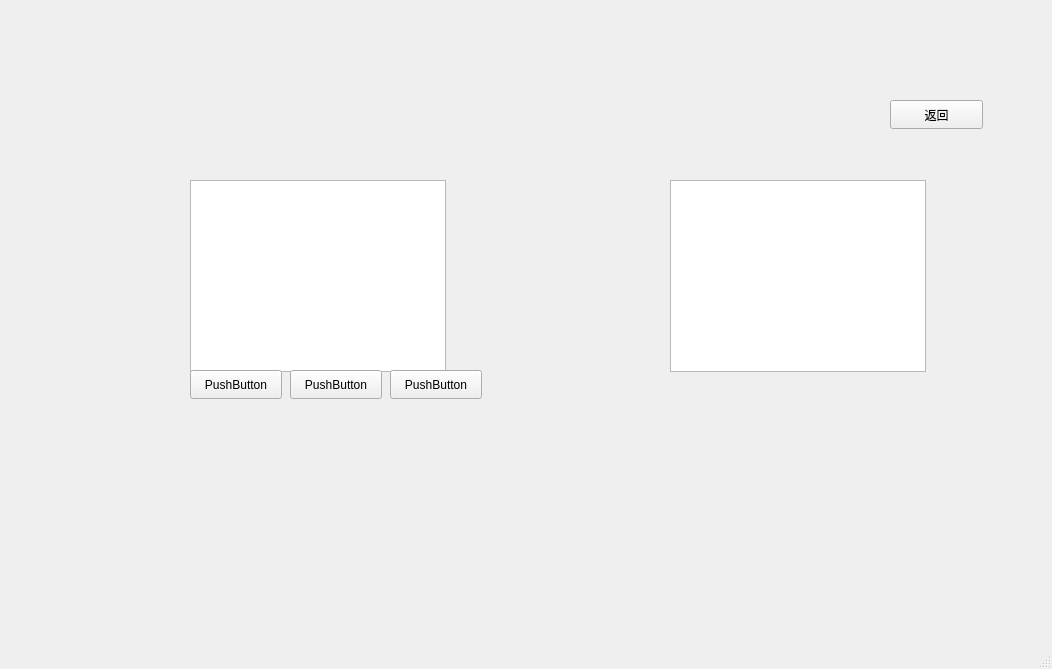
<?xml version="1.0" encoding="UTF-8"?>
<ui version="4.0">
 <class>MyMain_win</class>
 <widget class="QMainWindow" name="MyMain_win">
  <property name="geometry">
   <rect>
    <x>0</x>
    <y>0</y>
    <width>1052</width>
    <height>669</height>
   </rect>
  </property>
  <property name="windowTitle">
   <string>MainWindow</string>
  </property>
  <widget class="QWidget" name="centralwidget">
   <widget class="QStackedWidget" name="stackedWidget">
    <property name="geometry">
     <rect>
      <x>40</x>
      <y>40</y>
      <width>1000</width>
      <height>560</height>
     </rect>
    </property>
    <property name="minimumSize">
     <size>
      <width>1000</width>
      <height>560</height>
     </size>
    </property>
    <property name="maximumSize">
     <size>
      <width>1000</width>
      <height>560</height>
     </size>
    </property>
    <property name="currentIndex">
     <number>2</number>
    </property>
    <widget class="QWidget" name="main_page">
     <property name="minimumSize">
      <size>
       <width>1000</width>
       <height>560</height>
      </size>
     </property>
     <property name="maximumSize">
      <size>
       <width>1000</width>
       <height>560</height>
      </size>
     </property>
     <widget class="QWidget" name="layoutWidget">
      <property name="geometry">
       <rect>
        <x>50</x>
        <y>20</y>
        <width>881</width>
        <height>361</height>
       </rect>
      </property>
      <layout class="QVBoxLayout" name="MainLayout">
       <item>
        <widget class="QLabel" name="Title_label">
         <property name="minimumSize">
          <size>
           <width>435</width>
           <height>141</height>
          </size>
         </property>
         <property name="maximumSize">
          <size>
           <width>888</width>
           <height>141</height>
          </size>
         </property>
         <property name="font">
          <font>
           <family>Myanmar Text</family>
           <pointsize>20</pointsize>
           <italic>false</italic>
           <bold>false</bold>
           <strikeout>false</strikeout>
          </font>
         </property>
         <property name="styleSheet">
          <string notr="true">font: 20pt &quot;Myanmar Text&quot;;</string>
         </property>
         <property name="text">
          <string notr="true">交通咨询系统</string>
         </property>
         <property name="alignment">
          <set>Qt::AlignCenter</set>
         </property>
        </widget>
       </item>
       <item>
        <layout class="QHBoxLayout" name="MainChoice_Layout">
         <item>
          <widget class="QPushButton" name="PathChoose_pushButton">
           <property name="styleSheet">
            <string notr="true">/*按钮普通态*/
QPushButton
{
    /*字体为微软雅黑*/
    font-family:Microsoft Yahei;
    /*字体大小为20点*/
    font-size:20pt;
    /*字体颜色为白色*/    
    color:white;
    /*背景颜色*/  
    background-color:rgb(14 , 150 , 254);
    /*边框圆角半径为8像素*/ 
    border-radius:8px;
}

/*按钮停留态*/
QPushButton:hover
{
    /*背景颜色*/  
    background-color:rgb(44 , 137 , 255);
}

/*按钮按下态*/
QPushButton:pressed
{
    /*背景颜色*/  
    background-color:rgb(14 , 135 , 228);
    /*左内边距为3像素，让按下时字向右移动3像素*/  
    padding-left:3px;
    /*上内边距为3像素，让按下时字向下移动3像素*/  
    padding-top:3px;
}
</string>
           </property>
           <property name="text">
            <string>路径选择</string>
           </property>
          </widget>
         </item>
         <item>
          <widget class="QPushButton" name="PathCheck_pushButton">
           <property name="styleSheet">
            <string notr="true">/*按钮普通态*/
QPushButton
{
    /*字体为微软雅黑*/
    font-family:Microsoft Yahei;
    /*字体大小为20点*/
    font-size:20pt;
    /*字体颜色为白色*/    
    color:white;
    /*背景颜色*/  
    background-color:rgb(14 , 150 , 254);
    /*边框圆角半径为8像素*/ 
    border-radius:8px;
}

/*按钮停留态*/
QPushButton:hover
{
    /*背景颜色*/  
    background-color:rgb(44 , 137 , 255);
}

/*按钮按下态*/
QPushButton:pressed
{
    /*背景颜色*/  
    background-color:rgb(14 , 135 , 228);
    /*左内边距为3像素，让按下时字向右移动3像素*/  
    padding-left:3px;
    /*上内边距为3像素，让按下时字向下移动3像素*/  
    padding-top:3px;
}
</string>
           </property>
           <property name="text">
            <string>车次信息</string>
           </property>
          </widget>
         </item>
         <item>
          <widget class="QPushButton" name="CityCheck_pushButton">
           <property name="styleSheet">
            <string notr="true">/*按钮普通态*/
QPushButton
{
    /*字体为微软雅黑*/
    font-family:Microsoft Yahei;
    /*字体大小为20点*/
    font-size:20pt;
    /*字体颜色为白色*/    
    color:white;
    /*背景颜色*/  
    background-color:rgb(14 , 150 , 254);
    /*边框圆角半径为8像素*/ 
    border-radius:8px;
}

/*按钮停留态*/
QPushButton:hover
{
    /*背景颜色*/  
    background-color:rgb(44 , 137 , 255);
}

/*按钮按下态*/
QPushButton:pressed
{
    /*背景颜色*/  
    background-color:rgb(14 , 135 , 228);
    /*左内边距为3像素，让按下时字向右移动3像素*/  
    padding-left:3px;
    /*上内边距为3像素，让按下时字向下移动3像素*/  
    padding-top:3px;
}
</string>
           </property>
           <property name="text">
            <string>城市信息</string>
           </property>
          </widget>
         </item>
        </layout>
       </item>
      </layout>
     </widget>
    </widget>
    <widget class="QWidget" name="PathChoose_page">
     <property name="minimumSize">
      <size>
       <width>1000</width>
       <height>560</height>
      </size>
     </property>
     <property name="maximumSize">
      <size>
       <width>1000</width>
       <height>560</height>
      </size>
     </property>
     <widget class="QPushButton" name="Return_pushButton">
      <property name="geometry">
       <rect>
        <x>890</x>
        <y>20</y>
        <width>93</width>
        <height>29</height>
       </rect>
      </property>
      <property name="text">
       <string>返回</string>
      </property>
     </widget>
     <widget class="QWidget" name="layoutWidget">
      <property name="geometry">
       <rect>
        <x>-50</x>
        <y>90</y>
        <width>958</width>
        <height>70</height>
       </rect>
      </property>
      <layout class="QVBoxLayout" name="verticalLayout_2">
       <item>
        <layout class="QHBoxLayout" name="horizontalLayout">
         <item>
          <spacer name="horizontalSpacer_7">
           <property name="orientation">
            <enum>Qt::Horizontal</enum>
           </property>
           <property name="sizeType">
            <enum>QSizePolicy::Fixed</enum>
           </property>
           <property name="sizeHint" stdset="0">
            <size>
             <width>120</width>
             <height>20</height>
            </size>
           </property>
          </spacer>
         </item>
         <item>
          <widget class="QLabel" name="Way_label">
           <property name="maximumSize">
            <size>
             <width>60</width>
             <height>16777215</height>
            </size>
           </property>
           <property name="text">
            <string>交通工具</string>
           </property>
          </widget>
         </item>
         <item>
          <widget class="QComboBox" name="Way_comboBox">
           <property name="maximumSize">
            <size>
             <width>100</width>
             <height>29</height>
            </size>
           </property>
          </widget>
         </item>
         <item>
          <widget class="QLabel" name="Src_label">
           <property name="maximumSize">
            <size>
             <width>60</width>
             <height>16777215</height>
            </size>
           </property>
           <property name="text">
            <string>起始城市</string>
           </property>
          </widget>
         </item>
         <item>
          <widget class="QLineEdit" name="src_lineEdit">
           <property name="minimumSize">
            <size>
             <width>80</width>
             <height>24</height>
            </size>
           </property>
           <property name="maximumSize">
            <size>
             <width>100</width>
             <height>24</height>
            </size>
           </property>
           <property name="text">
            <string/>
           </property>
          </widget>
         </item>
         <item>
          <widget class="QLabel" name="des_label">
           <property name="maximumSize">
            <size>
             <width>60</width>
             <height>16777215</height>
            </size>
           </property>
           <property name="text">
            <string>终点城市</string>
           </property>
          </widget>
         </item>
         <item>
          <widget class="QLineEdit" name="des_lineEdit">
           <property name="maximumSize">
            <size>
             <width>100</width>
             <height>24</height>
            </size>
           </property>
          </widget>
         </item>
         <item>
          <widget class="QLabel" name="PreferChoice_label">
           <property name="maximumSize">
            <size>
             <width>60</width>
             <height>29</height>
            </size>
           </property>
           <property name="text">
            <string>选择</string>
           </property>
           <property name="alignment">
            <set>Qt::AlignCenter</set>
           </property>
          </widget>
         </item>
         <item>
          <widget class="QComboBox" name="PreferChoice_comboBox">
           <property name="maximumSize">
            <size>
             <width>200</width>
             <height>29</height>
            </size>
           </property>
          </widget>
         </item>
         <item>
          <widget class="QPushButton" name="Check_pushButton">
           <property name="maximumSize">
            <size>
             <width>60</width>
             <height>16777215</height>
            </size>
           </property>
           <property name="text">
            <string>查询</string>
           </property>
          </widget>
         </item>
        </layout>
       </item>
       <item>
        <layout class="QHBoxLayout" name="horizontalLayout_2">
         <item>
          <spacer name="horizontalSpacer_10">
           <property name="orientation">
            <enum>Qt::Horizontal</enum>
           </property>
           <property name="sizeType">
            <enum>QSizePolicy::Fixed</enum>
           </property>
           <property name="sizeHint" stdset="0">
            <size>
             <width>120</width>
             <height>20</height>
            </size>
           </property>
          </spacer>
         </item>
         <item>
          <widget class="QLabel" name="start_label">
           <property name="text">
            <string>出发时间</string>
           </property>
           <property name="alignment">
            <set>Qt::AlignCenter</set>
           </property>
          </widget>
         </item>
         <item>
          <widget class="QComboBox" name="month_comboBox"/>
         </item>
         <item>
          <widget class="QLabel" name="month_label">
           <property name="minimumSize">
            <size>
             <width>20</width>
             <height>20</height>
            </size>
           </property>
           <property name="maximumSize">
            <size>
             <width>20</width>
             <height>20</height>
            </size>
           </property>
           <property name="text">
            <string>月</string>
           </property>
          </widget>
         </item>
         <item>
          <widget class="QComboBox" name="day_comboBox"/>
         </item>
         <item>
          <widget class="QLabel" name="day_label">
           <property name="minimumSize">
            <size>
             <width>20</width>
             <height>20</height>
            </size>
           </property>
           <property name="maximumSize">
            <size>
             <width>20</width>
             <height>20</height>
            </size>
           </property>
           <property name="text">
            <string>日</string>
           </property>
          </widget>
         </item>
         <item>
          <widget class="QComboBox" name="hour_comboBox"/>
         </item>
         <item>
          <widget class="QLabel" name="month_label_3">
           <property name="minimumSize">
            <size>
             <width>20</width>
             <height>20</height>
            </size>
           </property>
           <property name="maximumSize">
            <size>
             <width>20</width>
             <height>20</height>
            </size>
           </property>
           <property name="text">
            <string>时</string>
           </property>
          </widget>
         </item>
         <item>
          <widget class="QComboBox" name="min_comboBox"/>
         </item>
         <item>
          <widget class="QLabel" name="month_label_4">
           <property name="minimumSize">
            <size>
             <width>20</width>
             <height>20</height>
            </size>
           </property>
           <property name="maximumSize">
            <size>
             <width>20</width>
             <height>20</height>
            </size>
           </property>
           <property name="text">
            <string>分</string>
           </property>
          </widget>
         </item>
         <item>
          <spacer name="horizontalSpacer_11">
           <property name="orientation">
            <enum>Qt::Horizontal</enum>
           </property>
           <property name="sizeType">
            <enum>QSizePolicy::MinimumExpanding</enum>
           </property>
           <property name="sizeHint" stdset="0">
            <size>
             <width>40</width>
             <height>20</height>
            </size>
           </property>
          </spacer>
         </item>
        </layout>
       </item>
      </layout>
     </widget>
     <widget class="QWidget" name="layoutWidget">
      <property name="geometry">
       <rect>
        <x>20</x>
        <y>190</y>
        <width>961</width>
        <height>351</height>
       </rect>
      </property>
      <layout class="QVBoxLayout" name="PathChoose_View">
       <item>
        <widget class="QTableWidget" name="PathChoose_Table"/>
       </item>
       <item>
        <layout class="QHBoxLayout" name="horizontalLayout_3">
         <item>
          <widget class="QPushButton" name="PathChoose_add_pushButton">
           <property name="text">
            <string>添加</string>
           </property>
          </widget>
         </item>
         <item>
          <widget class="QPushButton" name="PatjChoose_del_pushButton">
           <property name="text">
            <string>删除</string>
           </property>
          </widget>
         </item>
         <item>
          <widget class="QPushButton" name="PathChoose_mdy_pushButton">
           <property name="text">
            <string>修改</string>
           </property>
          </widget>
         </item>
        </layout>
       </item>
      </layout>
     </widget>
    </widget>
    <widget class="QWidget" name="PathCheck_page">
     <property name="minimumSize">
      <size>
       <width>1000</width>
       <height>560</height>
      </size>
     </property>
     <property name="maximumSize">
      <size>
       <width>1000</width>
       <height>560</height>
      </size>
     </property>
     <widget class="QPushButton" name="Return_pushButton_2">
      <property name="geometry">
       <rect>
        <x>850</x>
        <y>60</y>
        <width>93</width>
        <height>29</height>
       </rect>
      </property>
      <property name="text">
       <string>返回</string>
      </property>
     </widget>
     <widget class="QTableWidget" name="tableWidget">
      <property name="geometry">
       <rect>
        <x>150</x>
        <y>140</y>
        <width>256</width>
        <height>192</height>
       </rect>
      </property>
     </widget>
     <widget class="QTableWidget" name="tableWidget_2">
      <property name="geometry">
       <rect>
        <x>630</x>
        <y>140</y>
        <width>256</width>
        <height>192</height>
       </rect>
      </property>
     </widget>
     <widget class="QPushButton" name="pushButton">
      <property name="geometry">
       <rect>
        <x>150</x>
        <y>330</y>
        <width>92</width>
        <height>29</height>
       </rect>
      </property>
      <property name="text">
       <string>PushButton</string>
      </property>
     </widget>
     <widget class="QPushButton" name="pushButton_2">
      <property name="geometry">
       <rect>
        <x>250</x>
        <y>330</y>
        <width>92</width>
        <height>29</height>
       </rect>
      </property>
      <property name="text">
       <string>PushButton</string>
      </property>
     </widget>
     <widget class="QPushButton" name="pushButton_3">
      <property name="geometry">
       <rect>
        <x>350</x>
        <y>330</y>
        <width>92</width>
        <height>29</height>
       </rect>
      </property>
      <property name="text">
       <string>PushButton</string>
      </property>
     </widget>
    </widget>
    <widget class="QWidget" name="CityCheck_page">
     <property name="minimumSize">
      <size>
       <width>1000</width>
       <height>560</height>
      </size>
     </property>
     <property name="maximumSize">
      <size>
       <width>1000</width>
       <height>560</height>
      </size>
     </property>
     <widget class="QLabel" name="CityCheck_label">
      <property name="geometry">
       <rect>
        <x>410</x>
        <y>180</y>
        <width>69</width>
        <height>20</height>
       </rect>
      </property>
      <property name="text">
       <string>城市信息</string>
      </property>
     </widget>
     <widget class="QPushButton" name="Return_pushButton_3">
      <property name="geometry">
       <rect>
        <x>860</x>
        <y>50</y>
        <width>93</width>
        <height>29</height>
       </rect>
      </property>
      <property name="text">
       <string>返回</string>
      </property>
     </widget>
    </widget>
   </widget>
  </widget>
  <widget class="QMenuBar" name="menubar">
   <property name="geometry">
    <rect>
     <x>0</x>
     <y>0</y>
     <width>1052</width>
     <height>25</height>
    </rect>
   </property>
  </widget>
  <widget class="QStatusBar" name="statusbar"/>
 </widget>
 <resources/>
 <connections/>
</ui>
